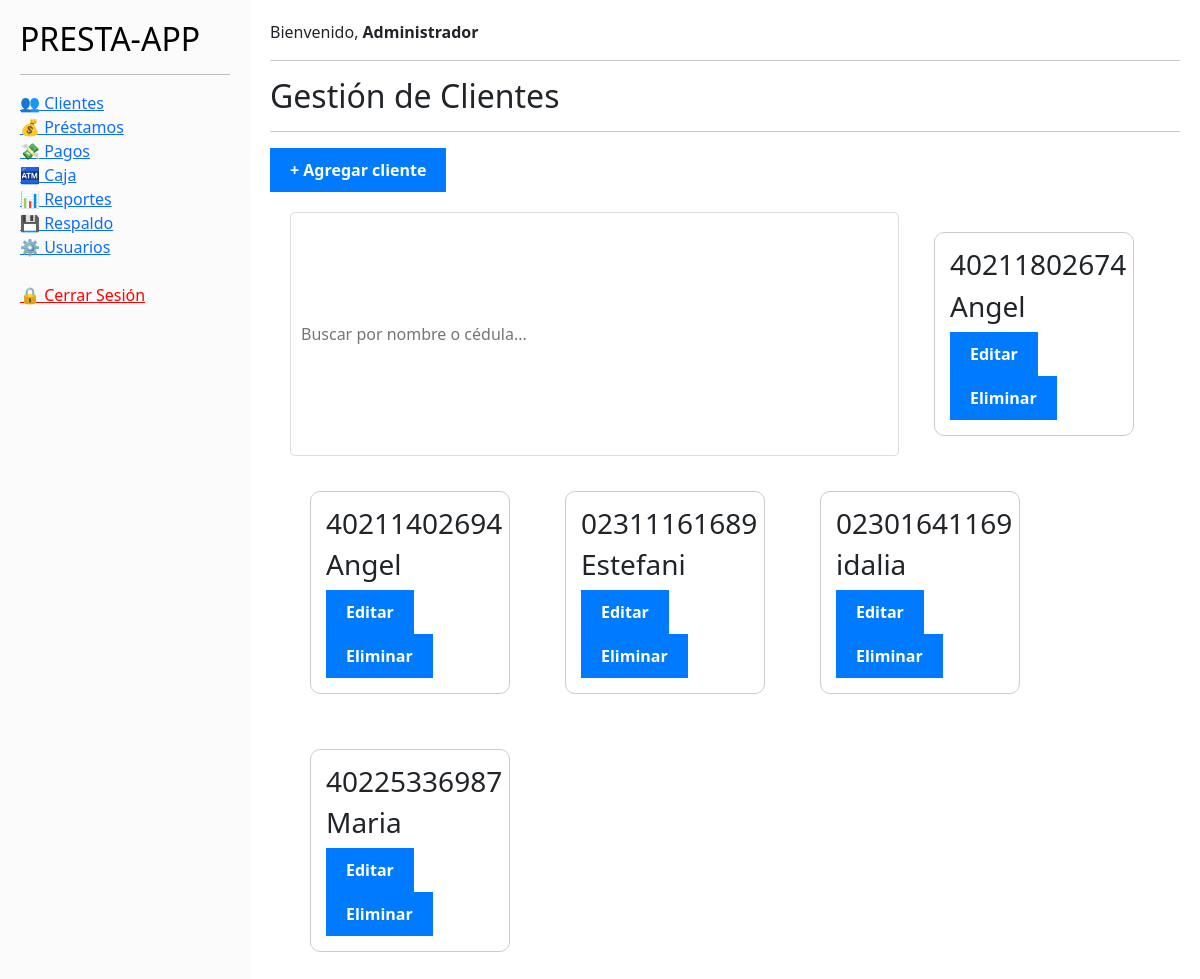
Page /dashboard.php (signed in) on the earlier database version.
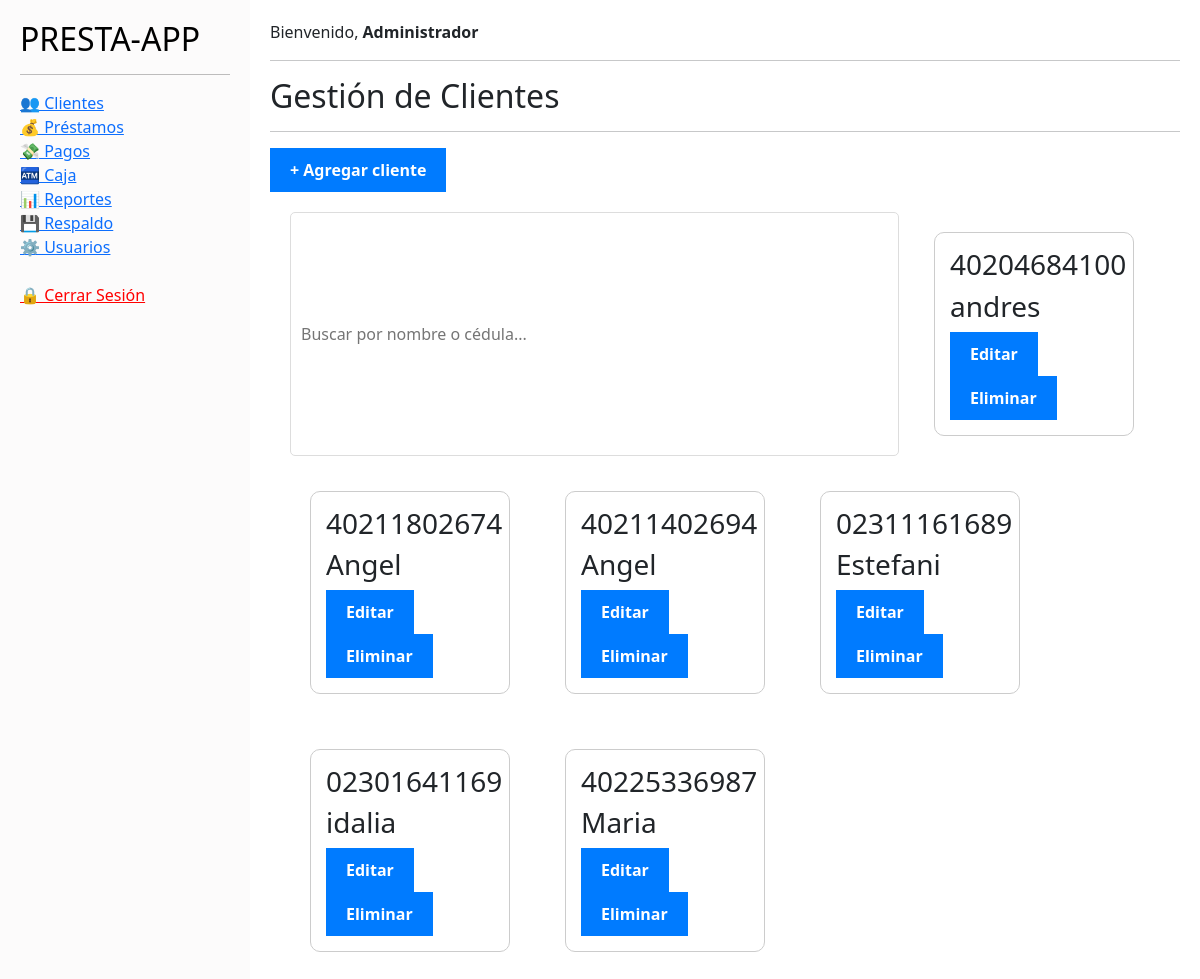
Same page on the later database version.
### tables this page shows
CREATE TABLE `clientes` (
  `id_cliente` int NOT NULL AUTO_INCREMENT,
  `nombre` varchar(100) NOT NULL,
  `apellido` varchar(100) NOT NULL,
  `cedula` varchar(20) NOT NULL,
  `direccion` varchar(255) NOT NULL,
  `telefono` varchar(20) NOT NULL,
  `correo` varchar(100) NOT NULL,
  `fotografia` varchar(255) DEFAULT NULL,
  `nombre_garante` varchar(100) DEFAULT NULL,
  `telefono_garante` varchar(100) DEFAULT NULL,
  `cedula_garante` varchar(20) DEFAULT NULL,
  `fecha` datetime DEFAULT CURRENT_TIMESTAMP,
  `estado` enum('Activo','Inactivo','Bloqueado') DEFAULT 'Activo',
  PRIMARY KEY (`id_cliente`),
  UNIQUE KEY `cedula` (`cedula`),
  UNIQUE KEY `correo` (`correo`)
);

### clientes/clientes.php (the view, shortened to what this page needs)
<?php
require __DIR__ . '/../db/db.php';
$clientes = [];
try {
    $result   = $conn->query('SELECT * FROM clientes ORDER BY nombre, apellido');
    $clientes = $result->fetch_all(MYSQLI_ASSOC);
} catch (mysqli_sql_exception $e) {
    error_log('Error al cargar clientes: ' . $e->getMessage());
}
$e = static fn(string $valor): string => htmlspecialchars($valor, ENT_QUOTES, 'UTF-8');
?>
<div class="modulo-cliente">
    <h2>Gestión de Clientes</h2>
    <hr>
    <button type="button" onclick="abrirModalRegistro()">+ Agregar cliente</button>
    <div class="contenedor-clientes">
        <input type="search" id="buscar" onkeyup="buscarCliente()"
            placeholder="Buscar por nombre o cédula...">
        <?php if (!empty($clientes)): ?>
            <?php foreach ($clientes as $c): ?>
                <?php
                    $clienteJson = json_encode($c, JSON_HEX_APOS | JSON_HEX_QUOT | JSON_UNESCAPED_UNICODE);
                    $cedulaJs    = json_encode($c['cedula'] ?? '', JSON_HEX_APOS | JSON_HEX_QUOT);
                ?>
                <div class="cliente-card" onclick='verCliente(<?= $clienteJson ?>)'>
                    <h3><?= $e($c['cedula'] ?? '') ?></h3>
                    <h3><?= $e($c['nombre'] ?? '') ?></h3>
                    <button type="button"
                        onclick='event.stopPropagation(); prepararEdicion(<?= $clienteJson ?>)'>
                        Editar
                    </button>
                    <button type="button"
                        onclick='event.stopPropagation(); eliminarCliente(<?= $cedulaJs ?>)'>
                        Eliminar
                    </button>
                </div>
            <?php endforeach; ?>
        <?php endif; ?>
    </div>
</div>

### dashboard.php (shortened to what this page needs)
<?php
$permisosPorModulo = [
    'clientes' => ['Administrador', 'Supervisor'],
    'prestamo' => ['Administrador', 'Supervisor', 'Cobrador'],
    'redito'   => ['Administrador', 'Supervisor', 'Cobrador'],
    'pagos'    => ['Administrador', 'Supervisor', 'Cobrador'],
    'caja'     => ['Administrador', 'Supervisor'],
    'reportes' => ['Administrador', 'Supervisor'],
    'respaldo' => ['Administrador', 'Supervisor'],
    'usuarios' => ['Administrador'],
];
$rolActual  = $_SESSION['rol'] ?? '';
$permitidos = array_keys($permisosPorModulo);
$modulo     = $_GET['mod'] ?? '';
$modulosVisibles = array_keys(array_filter(
    $permisosPorModulo,
    fn ($roles, $mod) => $mod !== 'redito' && in_array($rolActual, $roles, true),
    ARRAY_FILTER_USE_BOTH
));
if (!in_array($modulo, $permitidos, true) || !in_array($rolActual, $permisosPorModulo[$modulo] ?? [], true)) {
    $modulo = $modulosVisibles[0] ?? null;
}
$etiquetasModulo = [
    'clientes' => '👥 Clientes',
    'prestamo' => '💰 Préstamos',
    'redito'   => '💰 Préstamos a Rédito',
    'pagos'    => '💸 Pagos',
    'caja'     => '🏧 Caja',
    'reportes' => '📊 Reportes',
    'respaldo' => '💾 Respaldo',
    'usuarios' => '⚙️ Usuarios',
];
?>
<!DOCTYPE html>
<html lang="es">
<head>
    <link rel="stylesheet" href="db/style.css">
    <link rel="stylesheet"
          href="https://cdn.jsdelivr.net/npm/bootstrap@5.3.8/dist/css/bootstrap.min.css"
>
</head>
<body>
<div style="display:flex; min-height:100vh;">
    <nav id="appNav" style="width:250px; background:#fcfbfb; color:black; padding:20px;">
        <div class="nav-header-row">
            <h2 style="margin:0;">PRESTA-APP</h2>
        </div>
        <hr>
        <ul style="list-style:none; padding:0;">
            <?php foreach ($modulosVisibles as $m): ?>
                <li><a href="?mod=<?= $m ?>"><?= $etiquetasModulo[$m] ?? $m ?></a></li>
            <?php endforeach; ?>
            <br>
            <li><a href="../login/logout.php" style="color:red;">🔒 Cerrar Sesión</a></li>
        </ul>
    </nav>
    <main style="flex:1; padding:20px;">
        <header>
            <span>Bienvenido, <strong><?= htmlspecialchars($_SESSION['rol'] ?? 'Usuario', ENT_QUOTES, 'UTF-8') ?></strong></span>
            <hr>
        </header>
        <section>
            <?php
                include __DIR__ . "/$modulo/$modulo.php";
            ?>
        </section>
    </main>
</div>
</body>
</html>

Differences in the rows shown:
added clientes: cedula "40204684100", nombre "andres"
